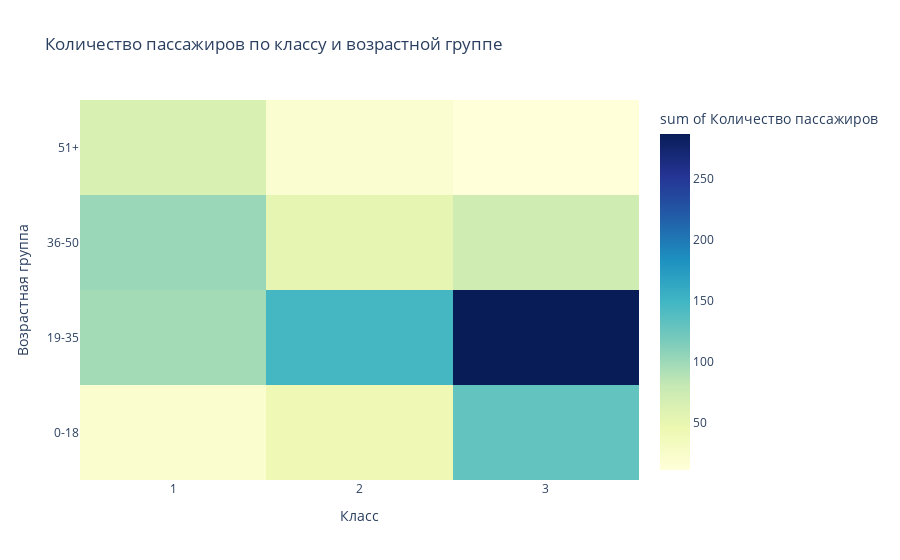

This figure's notebook cell:
### Markdown cell above
### Тепловая карта (Heatmap)

График показывает, как распределяются пассажиры по классам и возрастным группам, что поможет выявить, какой возраст преобладает в определенных классах.

### Code cell
data_cleaned = data.copy()

data_cleaned["Pclass"] = data_cleaned["Pclass"].astype(str)
data_cleaned = data_cleaned.dropna(subset=["Pclass", "Age"])

age_bins = [0, 18, 35, 50, 90]  
age_labels = ["0-18", "19-35", "36-50", "51+"]  
data_cleaned["AgeGroup"] = pd.cut(data_cleaned["Age"], bins=age_bins, labels=age_labels)

heatmap_data = data_cleaned.groupby(["Pclass", "AgeGroup"]).size().reset_index(name="Count")

fig = px.density_heatmap(
    heatmap_data, 
    x="Pclass", 
    y="AgeGroup", 
    z="Count",  
    title="Количество пассажиров по классу и возрастной группе",
    labels={"Pclass": "Класс", "AgeGroup": "Возрастная группа", "Count": "Количество пассажиров"},
    color_continuous_scale="YlGnBu"  
)

fig.show()

### Figure 1 — Plotly figure (JSON) as saved in the notebook; plotly's stock layout.template omitted (floating-point values rounded to 4 significant figures)
{"data": [{"coloraxis": "coloraxis", "histfunc": "sum", "hovertemplate": "Класс=%{x}<br>Возрастная группа=%{y}<br>sum of Количество пассажиров=%{z}<extra></extra>", "name": "", "type": "histogram2d", "x": ["1", "1", "1", "1", "2", "2", "2", "2", "3", "3", "3", "3"], "xaxis": "x", "xbingroup": "x", "y": ["0-18", "19-35", "36-50", "51+", "0-18", "19-35", "36-50", "51+", "0-18", "19-35", "36-50", "51+"], "yaxis": "y", "ybingroup": "y", "z": [21, 97, 102, 64, 42, 147, 52, 20, 130, 287, 73, 11]}], "layout": {"autosize": true, "coloraxis": {"colorbar": {"title": {"text": "sum of Количество пассажиров"}}, "colorscale": [[0, "rgb(255,255,217)"], [0.125, "rgb(237,248,177)"], [0.25, "rgb(199,233,180)"], [0.375, "rgb(127,205,187)"], [0.5, "rgb(65,182,196)"], [0.625, "rgb(29,145,192)"], [0.75, "rgb(34,94,168)"], [0.875, "rgb(37,52,148)"], [1, "rgb(8,29,88)"]]}, "legend": {"tracegroupgap": 0}, "title": {"text": "Количество пассажиров по классу и возрастной группе"}, "xaxis": {"anchor": "y", "autorange": true, "domain": [0, 1], "range": [-0.5, 2.5], "title": {"text": "Класс"}, "type": "category"}, "yaxis": {"anchor": "x", "autorange": true, "domain": [0, 1], "range": [-0.5, 3.5], "title": {"text": "Возрастная группа"}, "type": "category"}}}
